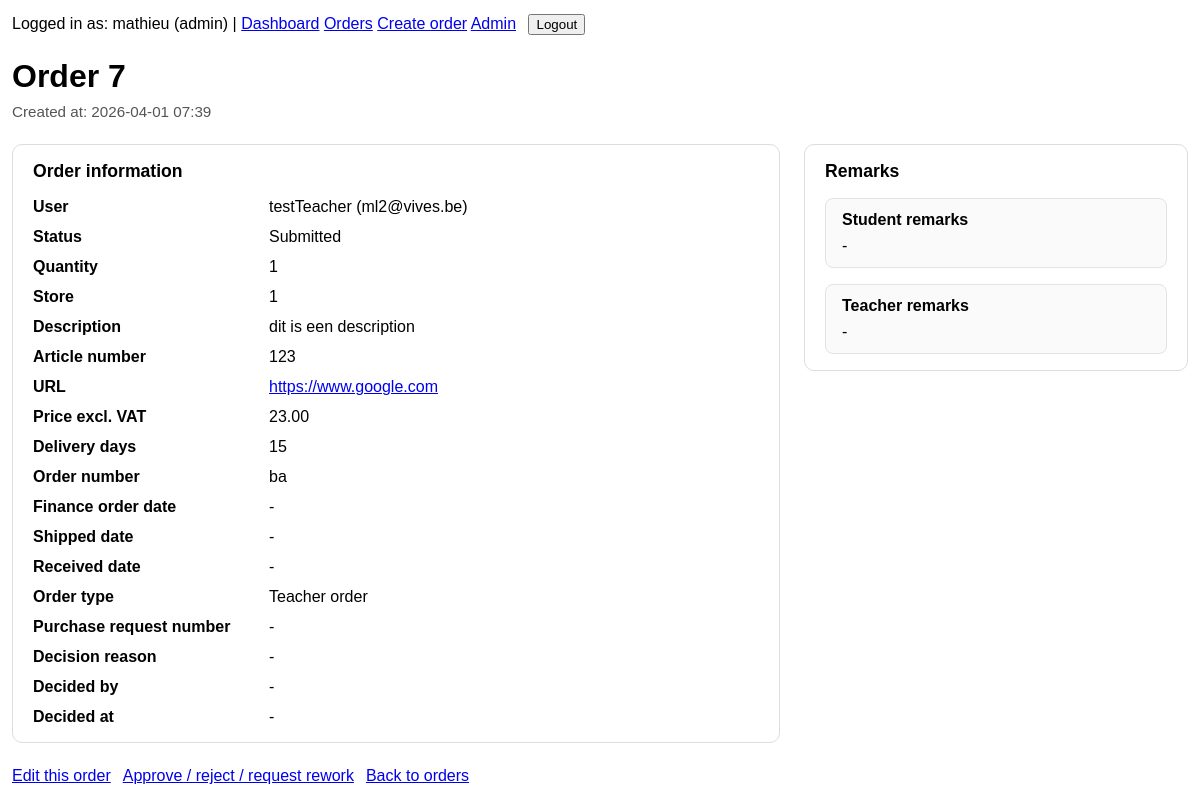
The page /orders/7/ (signed in) on the database as committed earlier.
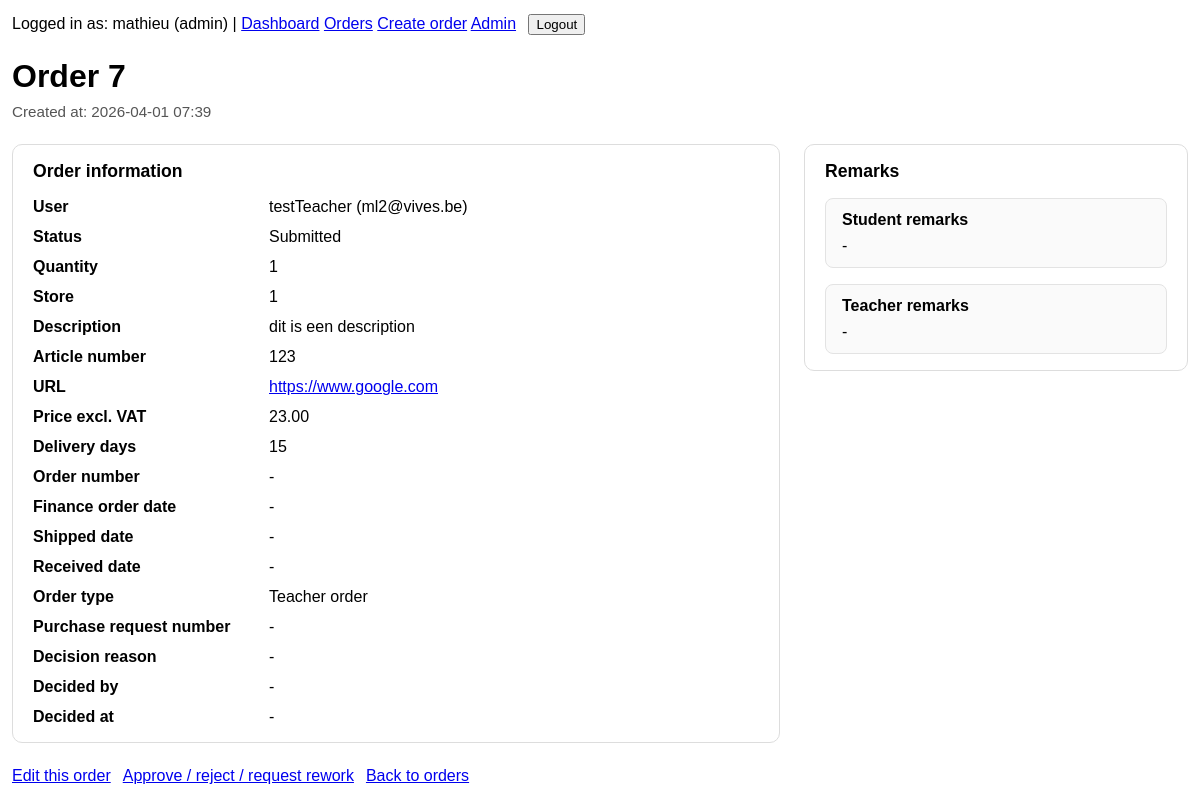
The same page on the database as committed later.
### orders/models.py (models this page shows, shortened)
class Order(models.Model):
    ORDER_TYPE_STUDENT = "student_order"
    ORDER_TYPE_TEACHER = "teacher_order"
    ORDER_TYPE_CHOICES = [
        (ORDER_TYPE_STUDENT, "Student order"),
        (ORDER_TYPE_TEACHER, "Teacher order"),
    ]
    STATUS_DRAFT = "draft"
    STATUS_SUBMITTED = "submitted"
    STATUS_APPROVED = "approved"
    STATUS_REJECTED = "rejected"
    STATUS_REWORK = "rework"
    STATUS_CHOICES = [
        (STATUS_DRAFT, "Draft"),
        (STATUS_SUBMITTED, "Submitted"),
        (STATUS_APPROVED, "Approved"),
        (STATUS_REJECTED, "Rejected"),
        (STATUS_REWORK, "Needs rework"),
    ]
    user = models.ForeignKey(
        settings.AUTH_USER_MODEL,
        on_delete=models.CASCADE,
        related_name="orders",
    )
    order_type = models.CharField(max_length=20, choices=ORDER_TYPE_CHOICES)
    store = models.CharField(max_length=255)
    article_number = models.CharField(max_length=100, blank=True)
    ordernumber = models.CharField(
        max_length=100,
        blank=True,
        db_index=True,
        help_text="ERP order number",
    )
    quantity = models.PositiveIntegerField(default=1)
    status = models.CharField(max_length=20, choices=STATUS_CHOICES, default=STATUS_DRAFT)
    decision_reason = models.TextField(blank=True)
    created_at = models.DateTimeField(auto_now_add=True)
    short_description = models.CharField(max_length=255)
    url = models.URLField(blank=True)
    total_price_excl_vat = models.DecimalField(max_digits=10, decimal_places=2, null=True, blank=True)
    delivery_time_days = models.PositiveIntegerField(null=True, blank=True)
    purchase_request_number = models.CharField(max_length=100, blank=True)
    finance_order_date = models.DateField(null=True, blank=True)
    shipped_date = models.DateField(null=True, blank=True)
    received_date = models.DateField(null=True, blank=True)
    student_remarks = models.TextField(blank=True)
    teacher_remarks = models.TextField(blank=True)
    decided_by = models.ForeignKey(
        settings.AUTH_USER_MODEL,
        on_delete=models.SET_NULL,
        null=True,
        blank=True,
        related_name="decided_orders",
    )
    decided_at = models.DateTimeField(null=True, blank=True)
    class Meta:
        ordering = ["-created_at"]

### accounts/models.py (models this page shows, shortened)
class User(AbstractUser):
    ROLE_ADMIN = "admin"
    ROLE_TEACHER = "teacher"
    ROLE_STUDENT = "student"
    ROLE_CHOICES = [
        (ROLE_ADMIN, "Admin"),
        (ROLE_TEACHER, "Teacher"),
        (ROLE_STUDENT, "Student"),
    ]
    email = models.EmailField(unique=True)
    name = models.CharField(max_length=255)
    role = models.CharField(max_length=20, choices=ROLE_CHOICES, default=ROLE_STUDENT)
    USERNAME_FIELD = "email"
    REQUIRED_FIELDS = ["username", "name"]

### orders/views.py (the view)
# urls.py: path("orders/<int:order_id>/", order_detail, name="order_detail"),
@login_required
def order_detail(request, order_id):
    order = get_object_or_404(
        Order.objects.select_related("user", "decided_by"),
        pk=order_id,
    )
    if not user_can_view_order(request.user, order):
        raise Http404("You do not have permission to view this order.")
    context = {
        "order": order,
        "can_edit": user_can_edit_order(request.user, order),
        "can_decide": user_can_decide_order(request.user, order),
    }
    return render(request, "orders/order_detail.html", context)

### orders/views.py (called while the page is built, shortened)
def user_can_view_order(user, order):
    if user.role == User.ROLE_ADMIN:
        return True

def user_can_edit_order(user, order):
    if user.role == User.ROLE_ADMIN:
        return True
    if order.user_id != user.id:
        return False
    if order.status in [Order.STATUS_APPROVED, Order.STATUS_REJECTED]:
        return False
    return True

def user_can_decide_order(user, order):
    if user.role == User.ROLE_ADMIN:
        return True

### templates/orders/order_detail.html (shortened to what the changed rows need)
{% extends "base.html" %}
{% block content %}
<div class="order-detail-page">
    <div class="order-detail-header">
        <h1 class="order-detail-title">Order {{ order.id }}</h1>
        <div class="order-detail-meta">
            Created at: {{ order.created_at|date:"Y-m-d H:i" }}
        </div>
    </div>
    <div class="order-detail-grid">
        <div class="order-card">
            <h2>Order information</h2>
            <div class="order-fields">
                <div class="order-label">User</div>
                <div class="order-value">{{ order.user.name }} ({{ order.user.email }})</div>
                <div class="order-label">Status</div>
                <div class="order-value">{{ order.get_status_display }}</div>
                <div class="order-label">Quantity</div>
                <div class="order-value">{{ order.quantity }}</div>
                <div class="order-label">Store</div>
                <div class="order-value">{{ order.store }}</div>
                <div class="order-label">Description</div>
                <div class="order-value">{{ order.short_description }}</div>
                <div class="order-label">Article number</div>
                <div class="order-value">{{ order.article_number|default:"-" }}</div>
                <div class="order-label">URL</div>
                <div class="order-value">
                    {% if order.url %}
                        <a href="{{ order.url }}" target="_blank" rel="noopener noreferrer">{{ order.url }}</a>
                    {% else %}
                        -
                    {% endif %}
                </div>
                <div class="order-label">Price excl. VAT</div>
                <div class="order-value">{{ order.total_price_excl_vat|default:"-" }}</div>
                <div class="order-label">Delivery days</div>
                <div class="order-value">{{ order.delivery_time_days|default:"-" }}</div>
                <div class="order-label">Order number</div>
                <div class="order-value">{{ order.ordernumber|default:"-" }}</div>
                <div class="order-label">Finance order date</div>
                <div class="order-value">
                    {% if order.finance_order_date %}
                        {{ order.finance_order_date|date:"Y-m-d" }}
                    {% else %}
                        -
                    {% endif %}
                </div>
                <div class="order-label">Shipped date</div>
                <div class="order-value">
                    {% if order.shipped_date %}
                        {{ order.shipped_date|date:"Y-m-d" }}
                    {% else %}
                        -
                    {% endif %}
                </div>
                <div class="order-label">Received date</div>
                <div class="order-value">
                    {% if order.received_date %}
                        {{ order.received_date|date:"Y-m-d" }}
                    {% else %}
                        -
                    {% endif %}
                </div>
                <div class="order-label">Order type</div>
                <div class="order-value">{{ order.get_order_type_display }}</div>
                <div class="order-label">Purchase request number</div>
                <div class="order-value">{{ order.purchase_request_number|default:"-" }}</div>
                <div class="order-label">Decision reason</div>
                <div class="order-value">{{ order.decision_reason|default:"-" }}</div>
                <div class="order-label">Decided by</div>
                <div class="order-value">
                    {% if order.decided_by %}
                        {{ order.decided_by.name }} ({{ order.decided_by.email }})
                    {% else %}
                        -
                    {% endif %}
                </div>
                <div class="order-label">Decided at</div>
                <div class="order-value">
                    {% if order.decided_at %}
                        {{ order.decided_at|date:"Y-m-d H:i" }}
                    {% else %}
                        -
                    {% endif %}
                </div>
            </div>
        </div>
        <div class="order-card">
            <h2>Remarks</h2>
            <div class="order-remarks">
                <div class="remark-box">
                    <h3>Student remarks</h3>
                    <div>{{ order.student_remarks|default:"-"|linebreaksbr }}</div>
                </div>
                <div class="remark-box">
                    <h3>Teacher remarks</h3>
                    <div>{{ order.teacher_remarks|default:"-"|linebreaksbr }}</div>
                </div>
            </div>
        </div>
    </div>
</div>
{% endblock %}

Rows that differ between the two databases and show on the page:
changed Order "Submitted": ordernumber "ba" → "-"
